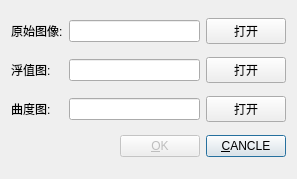
<?xml version="1.0" encoding="UTF-8"?>
<ui version="4.0">
 <class>fileDialog</class>
 <widget class="QDialog" name="fileDialog">
  <property name="geometry">
   <rect>
    <x>0</x>
    <y>0</y>
    <width>297</width>
    <height>179</height>
   </rect>
  </property>
  <property name="windowTitle">
   <string>选择测试图片</string>
  </property>
  <layout class="QGridLayout" name="gridLayout">
   <item row="3" column="3">
    <widget class="QPushButton" name="cancleButton">
     <property name="text">
      <string>&amp;CANCLE</string>
     </property>
    </widget>
   </item>
   <item row="1" column="0">
    <widget class="QLabel" name="fouimg_label">
     <property name="text">
      <string>浮值图:</string>
     </property>
     <property name="buddy">
      <cstring>fouimg_edit</cstring>
     </property>
    </widget>
   </item>
   <item row="2" column="3">
    <widget class="QPushButton" name="quimg_button">
     <property name="text">
      <string>打开</string>
     </property>
    </widget>
   </item>
   <item row="3" column="2">
    <widget class="QPushButton" name="okButton">
     <property name="enabled">
      <bool>false</bool>
     </property>
     <property name="text">
      <string>&amp;OK</string>
     </property>
    </widget>
   </item>
   <item row="2" column="1" colspan="2">
    <widget class="QLineEdit" name="quimg_edit"/>
   </item>
   <item row="0" column="3">
    <widget class="QPushButton" name="rawimg_button">
     <property name="text">
      <string>打开</string>
     </property>
    </widget>
   </item>
   <item row="0" column="0">
    <widget class="QLabel" name="rawimg_label">
     <property name="text">
      <string>原始图像:</string>
     </property>
     <property name="buddy">
      <cstring>rawimg_edit</cstring>
     </property>
    </widget>
   </item>
   <item row="0" column="1" colspan="2">
    <widget class="QLineEdit" name="rawimg_edit"/>
   </item>
   <item row="1" column="3">
    <widget class="QPushButton" name="fouimg_button">
     <property name="text">
      <string>打开</string>
     </property>
    </widget>
   </item>
   <item row="2" column="0">
    <widget class="QLabel" name="quimg_label">
     <property name="text">
      <string>曲度图:</string>
     </property>
     <property name="buddy">
      <cstring>quimg_edit</cstring>
     </property>
    </widget>
   </item>
   <item row="1" column="1" colspan="2">
    <widget class="QLineEdit" name="fouimg_edit"/>
   </item>
  </layout>
 </widget>
 <resources/>
 <connections/>
</ui>
